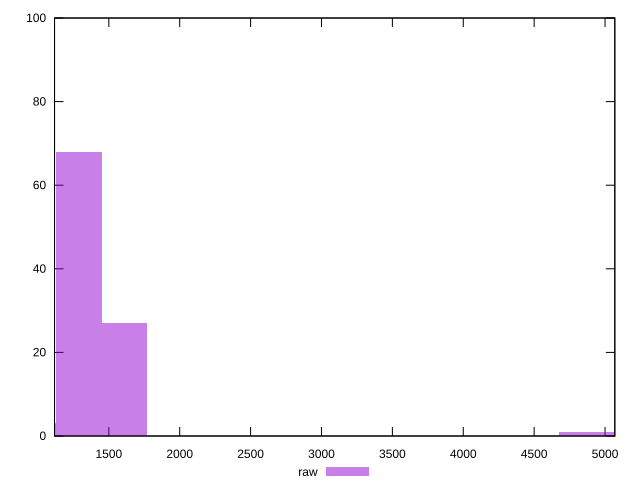

gnuplot code for this plot:
reset

$raw <<EOF
1611.2598749638455 27
1289.0078999710763 68
966.7559249783072 3
4833.7796248915365 1
5156.031599884305 1
EOF

set key outside below
set boxwidth 322.2519749927691
set xrange [1117:5069]
set yrange [0:100]
set trange [0:100]
set style fill transparent solid 0.5 noborder
set terminal svg size 640, 490 enhanced background rgb 'white'
set output "reprap/render-blocking-resources/samples/pages+cached+noexternal/raw/histogram.svg"

plot $raw title "raw" with boxes

reset
